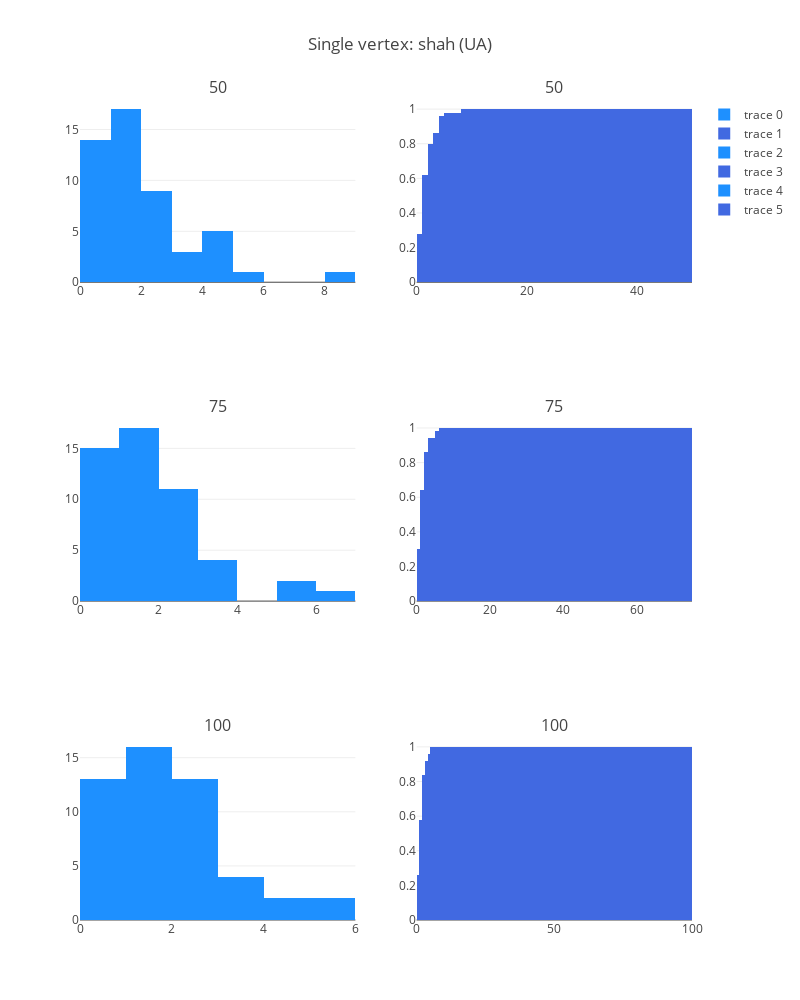

Notebook cell for this chart:
### Code cell
fig['layout'].update(height=1000, width=800, title='Single vertex: shah (UA)')
iplot(fig, filename='simple-subplot')

### Figure 1 — Plotly figure (JSON) as saved in the notebook; plotly's stock layout.template omitted (floating-point values rounded to 4 significant figures)
{"data": [{"marker": {"color": "dodgerblue"}, "type": "histogram", "x": [2, 2, 1, 2, 3, 0, 2, 0, 4, 8, 1, 4, 1, 0, 4, 0, 1, 2, 2, 0, 1, 1, 0, 3, 0, 1, 1, 2, 2, 4, 1, 1, 0, 0, 1, 4, 1, 3, 1, 2, 0, 0, 0, 0, 1, 1, 1, 1, 0, 5], "xaxis": "x1", "xbins": {"end": 50, "size": 1, "start": 0}, "yaxis": "y1"}, {"cumulative": {"enabled": true}, "histnorm": "probability", "marker": {"color": "royalblue"}, "type": "histogram", "x": [2, 2, 1, 2, 3, 0, 2, 0, 4, 8, 1, 4, 1, 0, 4, 0, 1, 2, 2, 0, 1, 1, 0, 3, 0, 1, 1, 2, 2, 4, 1, 1, 0, 0, 1, 4, 1, 3, 1, 2, 0, 0, 0, 0, 1, 1, 1, 1, 0, 5], "xaxis": "x2", "xbins": {"end": 50, "size": 1, "start": 0}, "yaxis": "y2"}, {"marker": {"color": "dodgerblue"}, "type": "histogram", "x": [2, 0, 1, 1, 2, 0, 1, 2, 0, 1, 2, 2, 3, 5, 2, 0, 1, 0, 1, 0, 0, 0, 1, 0, 5, 2, 0, 3, 2, 2, 3, 0, 0, 0, 1, 2, 6, 2, 1, 3, 1, 1, 1, 0, 1, 1, 1, 0, 1, 1], "xaxis": "x3", "xbins": {"end": 75, "size": 1, "start": 0}, "yaxis": "y3"}, {"cumulative": {"enabled": true}, "histnorm": "probability", "marker": {"color": "royalblue"}, "type": "histogram", "x": [2, 0, 1, 1, 2, 0, 1, 2, 0, 1, 2, 2, 3, 5, 2, 0, 1, 0, 1, 0, 0, 0, 1, 0, 5, 2, 0, 3, 2, 2, 3, 0, 0, 0, 1, 2, 6, 2, 1, 3, 1, 1, 1, 0, 1, 1, 1, 0, 1, 1], "xaxis": "x4", "xbins": {"end": 75, "size": 1, "start": 0}, "yaxis": "y4"}, {"marker": {"color": "dodgerblue"}, "type": "histogram", "x": [1, 1, 2, 2, 1, 1, 1, 1, 2, 0, 1, 2, 4, 2, 1, 3, 2, 0, 4, 5, 0, 3, 2, 3, 0, 1, 0, 0, 0, 2, 0, 0, 2, 1, 1, 2, 1, 2, 2, 1, 1, 3, 1, 0, 1, 2, 0, 0, 5, 0], "xaxis": "x5", "xbins": {"end": 100, "size": 1, "start": 0}, "yaxis": "y5"}, {"cumulative": {"enabled": true}, "histnorm": "probability", "marker": {"color": "royalblue"}, "type": "histogram", "x": [1, 1, 2, 2, 1, 1, 1, 1, 2, 0, 1, 2, 4, 2, 1, 3, 2, 0, 4, 5, 0, 3, 2, 3, 0, 1, 0, 0, 0, 2, 0, 0, 2, 1, 1, 2, 1, 2, 2, 1, 1, 3, 1, 0, 1, 2, 0, 0, 5, 0], "xaxis": "x6", "xbins": {"end": 100, "size": 1, "start": 0}, "yaxis": "y6"}], "layout": {"annotations": [{"font": {"size": 16}, "showarrow": false, "text": "50", "x": 0.225, "xanchor": "center", "xref": "paper", "y": 1, "yanchor": "bottom", "yref": "paper"}, {"font": {"size": 16}, "showarrow": false, "text": "50", "x": 0.775, "xanchor": "center", "xref": "paper", "y": 1, "yanchor": "bottom", "yref": "paper"}, {"font": {"size": 16}, "showarrow": false, "text": "75", "x": 0.225, "xanchor": "center", "xref": "paper", "y": 0.6111, "yanchor": "bottom", "yref": "paper"}, {"font": {"size": 16}, "showarrow": false, "text": "75", "x": 0.775, "xanchor": "center", "xref": "paper", "y": 0.6111, "yanchor": "bottom", "yref": "paper"}, {"font": {"size": 16}, "showarrow": false, "text": "100", "x": 0.225, "xanchor": "center", "xref": "paper", "y": 0.2222, "yanchor": "bottom", "yref": "paper"}, {"font": {"size": 16}, "showarrow": false, "text": "100", "x": 0.775, "xanchor": "center", "xref": "paper", "y": 0.2222, "yanchor": "bottom", "yref": "paper"}], "height": 1000, "title": "Single vertex: shah (UA)", "width": 800, "xaxis1": {"anchor": "y1", "domain": [0, 0.45]}, "xaxis2": {"anchor": "y2", "domain": [0.55, 1]}, "xaxis3": {"anchor": "y3", "domain": [0, 0.45]}, "xaxis4": {"anchor": "y4", "domain": [0.55, 1]}, "xaxis5": {"anchor": "y5", "domain": [0, 0.45]}, "xaxis6": {"anchor": "y6", "domain": [0.55, 1]}, "yaxis1": {"anchor": "x1", "domain": [0.7778, 1]}, "yaxis2": {"anchor": "x2", "domain": [0.7778, 1]}, "yaxis3": {"anchor": "x3", "domain": [0.3889, 0.6111]}, "yaxis4": {"anchor": "x4", "domain": [0.3889, 0.6111]}, "yaxis5": {"anchor": "x5", "domain": [0, 0.2222]}, "yaxis6": {"anchor": "x6", "domain": [0, 0.2222]}}}
